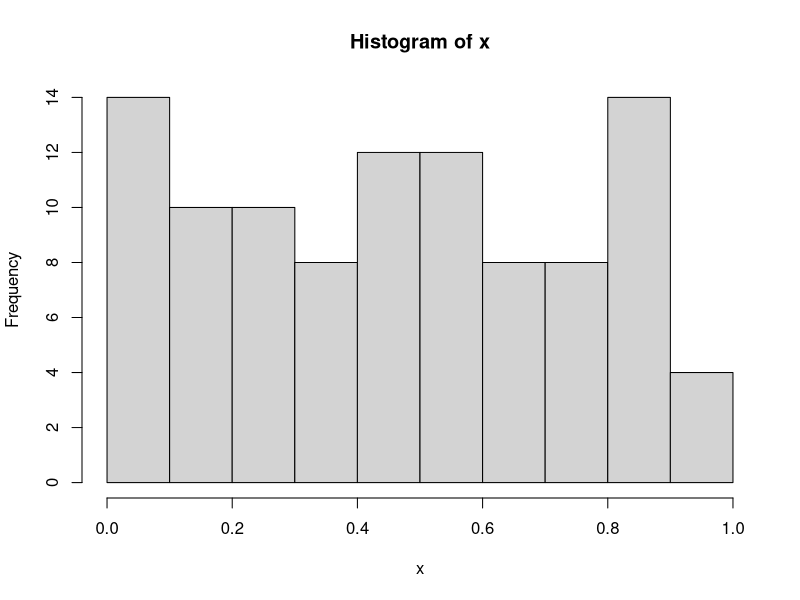

This figure's R source:
## ---- chunk 1

Classes = c("Macroéconomie", "Microeconomics II", "Cas de comptabilité Financière", "Business and Human Rights", "Introduction to Data Science", "Introduction to Econometrics")

Times = c("08h15 - 10h00 & 10h15 - 12h00", "10h15 - 12h00 & 12h15 - 14h00", "10h15 - 12h00", "10h15 - 12h00", "14h15 - 18h00", "08h15 - 10h00 & 14h15 - 16h00")

schedule = data.frame(Classes, Times)

knitr::kable(
  schedule
)

## ---- chunk 2

classes = c("International Management", "Algorithmique Appliquée", "Comptabilité Financière", "Consumer Behavior I", "Contrôle de gestion", "Introduction to Data Science", "Introduction to Econometrics","Optimisation et Gestion des Opérations","Introduction générale à la fiscalité 2021")

times = c("08h15 - 12h00","10h15 - 12h00 & 12h15 - 14h00", "10h15 - 14h00", "14h15 - 18h00", "14h15 - 18h00", "14h15 - 18h00", "08h15 - 10h00 & 14h15 - 16h00", "12h15 - 16h00", "08h15 - 10h00")

schedule = data.frame(classes, times)

knitr::kable(
  schedule
)

## ---- chunk 3

classes = c("Atelier Entrepreneuriat", "Cas de comptabilité Financière", "Comptabilité Financière", "Consumer Behavior I", "Finance de l'immobilier", "Introduction to Data Science", "Introduction to Econometrics")

times = c("10h15 - 14h00","10h15 - 12h00", "10h15 - 14h00", "14h15 - 18h00", "14h15 - 16h00", "14h15 - 18h00", "08h15 - 10h00 & 14h15 - 16h00")

schedule = data.frame(classes, times)

knitr::kable(
  schedule
)

## ---- chunk 4

tenRandom = round(runif(10, min=0, max=10))
avgTen = sum(tenRandom)/10

## ---- chunk 5

doubleAvg = avgTen*2

## ---- chunk 6

x = runif(100)
meanX = mean(x)
medianX = median(x)
varianceX = var(x)

## ---- chunk 7

if (meanX == 1/2 || medianX == 1/2 || varianceX == 1/12){

  print("Well... that wasn't suppose to happen! The explanation about why the empirical value isn't equal to the theoretical value does not apply to one of the value below since we found the theoretical value with the data. Compute the file again, no way this happen twice in a row.")

}

## ---- chunk 8

hist(x)

